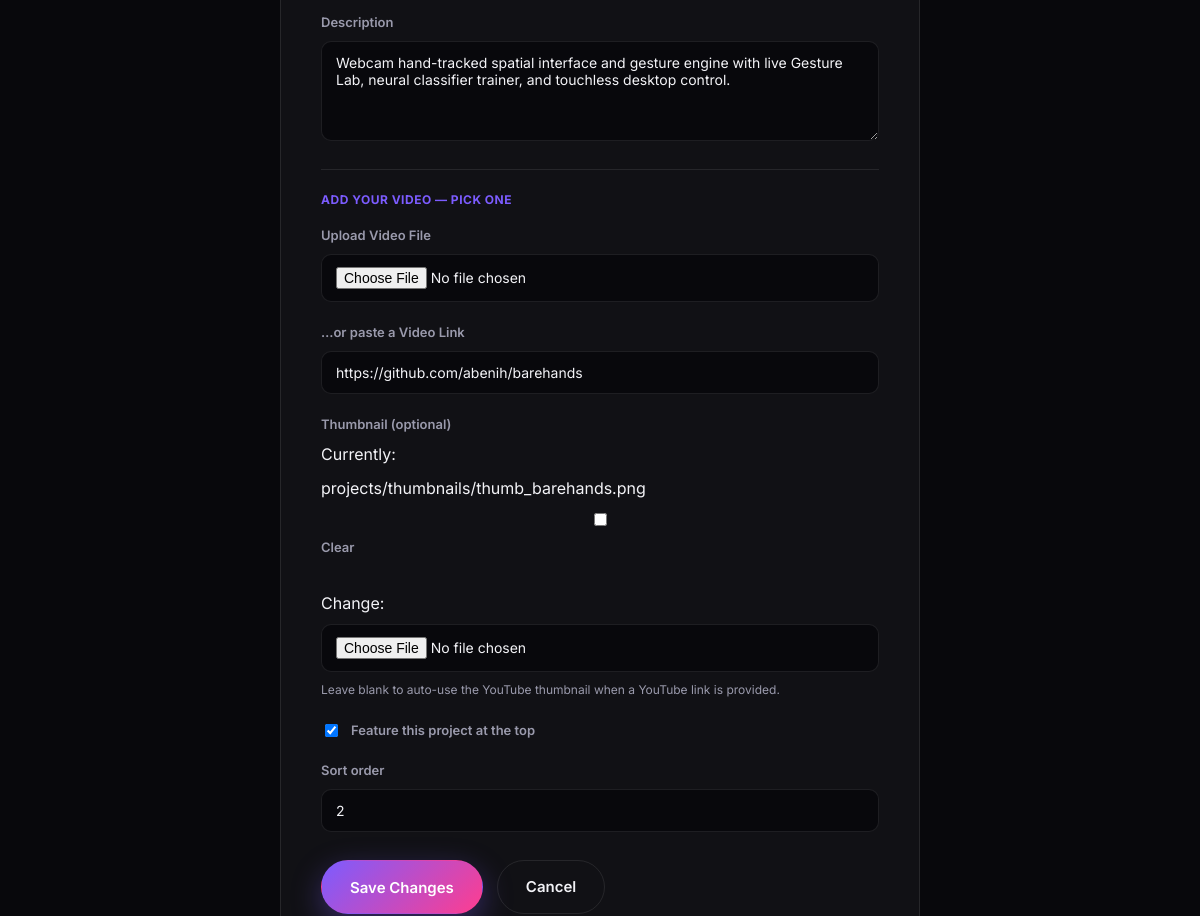
The page /projects/11/edit/ (signed in, middle part) on the database as committed earlier.
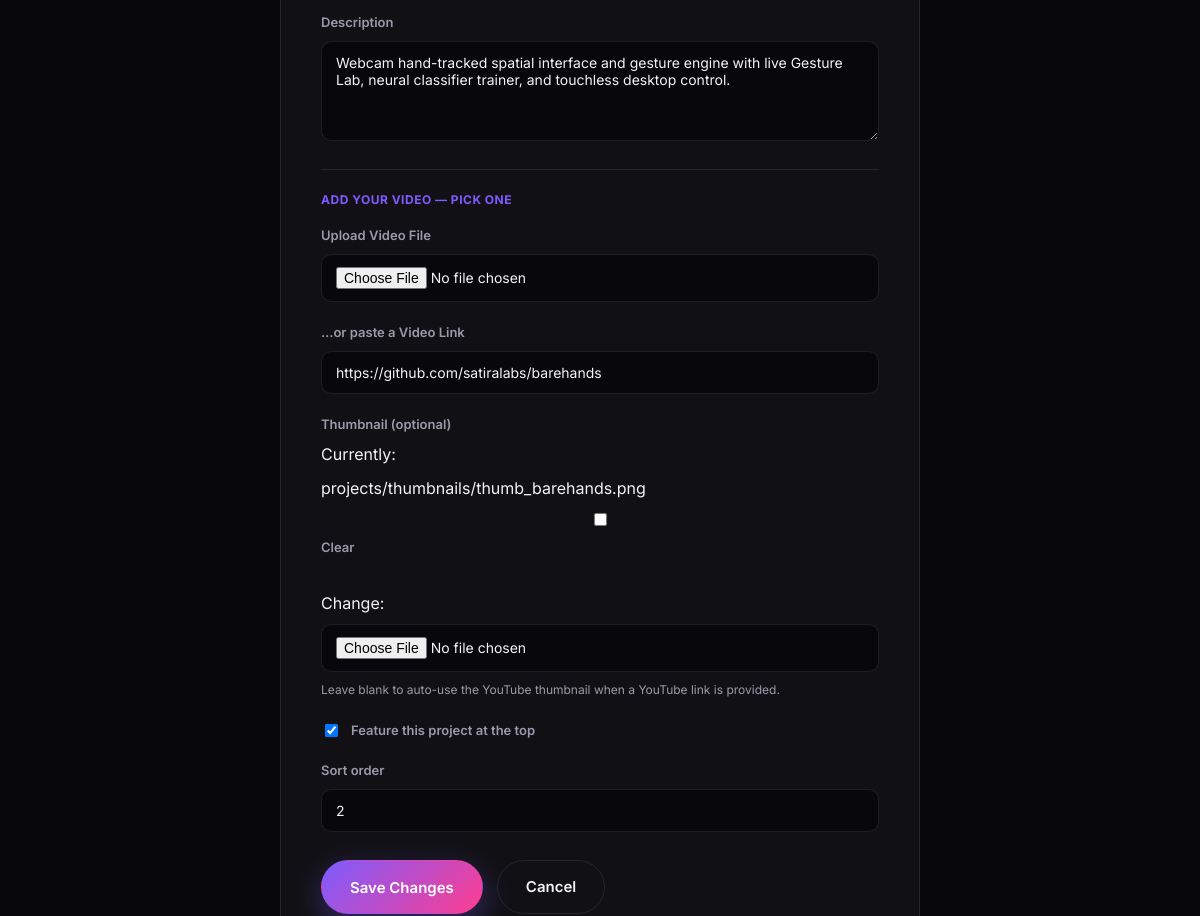
The same page on the database as committed later.
### portfolio/models.py (models this page shows, shortened)
class Project(models.Model):
    title = models.CharField(max_length=200)
    category = models.CharField(
        max_length=60,
        default='Video Editing',
        help_text='The small label under the title, e.g. "Video Editing" or "Podcast video".',
    )
    client = models.CharField(max_length=200, blank=True)
    description = models.TextField(blank=True)
    video_file = models.FileField(
        upload_to='projects/videos/',
        blank=True,
        null=True,
        validators=[FileExtensionValidator(VIDEO_EXTENSIONS)],
        help_text='Upload an MP4/MOV/WEBM file directly.',
    )
    video_url = models.URLField(
        blank=True,
        help_text='Paste a YouTube (unlisted works great) or Vimeo link instead of uploading a file.',
    )
    thumbnail = models.ImageField(
        upload_to='projects/thumbnails/',
        blank=True,
        null=True,
        validators=[FileExtensionValidator(IMAGE_EXTENSIONS)],
        help_text='Optional — a YouTube link will auto-generate one if left blank.',
    )
    is_featured = models.BooleanField(default=False)
    order = models.PositiveIntegerField(default=0, help_text='Lower numbers appear first.')
    created_at = models.DateTimeField(auto_now_add=True)
    updated_at = models.DateTimeField(auto_now=True)
    class Meta:
        ordering = ['-is_featured', 'order', '-created_at']

### portfolio/views.py (the view)
# urls.py: path('projects/<int:pk>/edit/', views.edit_project, name='edit_project'),
@owner_required
def edit_project(request, pk):
    project = get_object_or_404(Project, pk=pk)
    if request.method == 'POST':
        form = ProjectForm(request.POST, request.FILES, instance=project)
        if form.is_valid():
            form.save()
            messages.success(request, f'"{project.title}" was updated.')
            return redirect('portfolio:project_detail', pk=project.pk)
    else:
        form = ProjectForm(instance=project)
    return render(request, 'portfolio/project_form.html', {
        'form': form, 'mode': 'edit', 'project': project,
    })

### portfolio/forms.py (shortened to what this page needs)
class ProjectForm(StyledFormMixin, forms.ModelForm):
    class Meta:
        model = Project
        fields = [
            'title', 'category', 'client', 'description',
            'video_file', 'video_url', 'thumbnail', 'is_featured', 'order',
        ]
        widgets = {
            'description': forms.Textarea(attrs={'rows': 4, 'placeholder': 'What was this project about?'}),
            'title': forms.TextInput(attrs={'placeholder': 'e.g. Sunset Wedding Highlight Reel'}),
            'category': forms.TextInput(attrs={'placeholder': 'e.g. Video Editing'}),
            'client': forms.TextInput(attrs={'placeholder': 'e.g. MTS Multimedia (optional)'}),
            'video_url': forms.URLInput(attrs={'placeholder': 'https://youtu.be/... (unlisted works great)'}),
        }
    def __init__(self, *args, **kwargs):
        super().__init__(*args, **kwargs)
        self.fields['video_url'].validators = [URLValidator(schemes=['http', 'https'])]
        self._style_fields()

### portfolio/context_processors.py (called while the page is built)
def site_profile(request):
    return {'profile': SiteProfile.load()}

### portfolio/templates/portfolio/project_form.html (shortened to what this page needs)
{% extends 'portfolio/base.html' %}
{% block content %}
<section class="form-page">
  <div class="form-card">
    <form method="post" enctype="multipart/form-data" novalidate>
      <div class="form-row">
        <label for="{{ form.description.id_for_label }}">Description</label>
        {{ form.description }}
      </div>
      <div class="form-divider">Add your video — pick one</div>
      <div class="form-row">
        <label for="{{ form.video_file.id_for_label }}">Upload Video File</label>
        {{ form.video_file }}
      </div>
      <div class="form-row">
        <label for="{{ form.video_url.id_for_label }}">…or paste a Video Link</label>
        {{ form.video_url }}
      </div>
      <div class="form-row">
        <label for="{{ form.thumbnail.id_for_label }}">Thumbnail (optional)</label>
        {{ form.thumbnail }}
        <p class="field-hint">Leave blank to auto-use the YouTube thumbnail when a YouTube link is provided.</p>
      </div>
      <div class="form-row form-row-inline">
        {{ form.is_featured }}
        <label for="{{ form.is_featured.id_for_label }}">Feature this project at the top</label>
      </div>
      <div class="form-row">
        <label for="{{ form.order.id_for_label }}">Sort order</label>
        {{ form.order }}
      </div>
      <div class="form-actions">
        <button type="submit" class="btn btn-accent">{% if mode == 'edit' %}Save Changes{% else %}Publish Project{% endif %}</button>
        <a href="{% if mode == 'edit' %}{% url 'portfolio:project_detail' project.pk %}{% else %}{% url 'portfolio:home' %}{% endif %}" class="btn btn-ghost">Cancel</a>
      </div>
    </form>
  </div>
</section>
{% endblock %}

Rows that differ between the two databases and show on the page:
changed Project: video_url "https://github.com/abenih/barehands" → "https://github.com/satiralabs/barehands"
